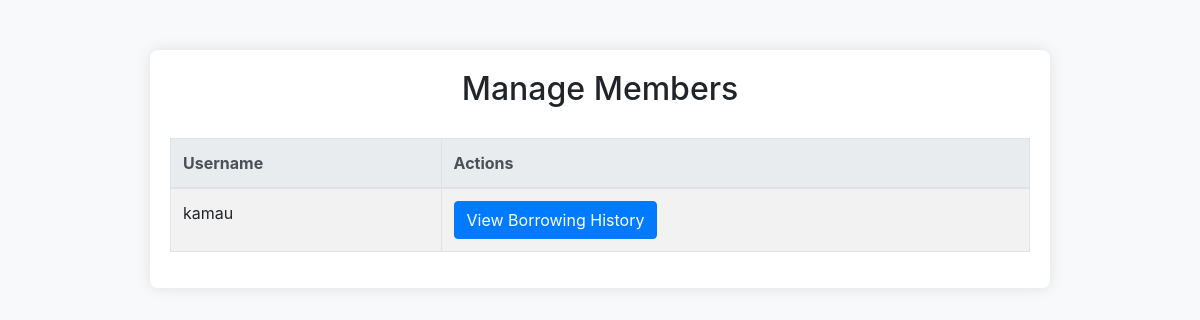
Page /manage_members on the earlier database version.
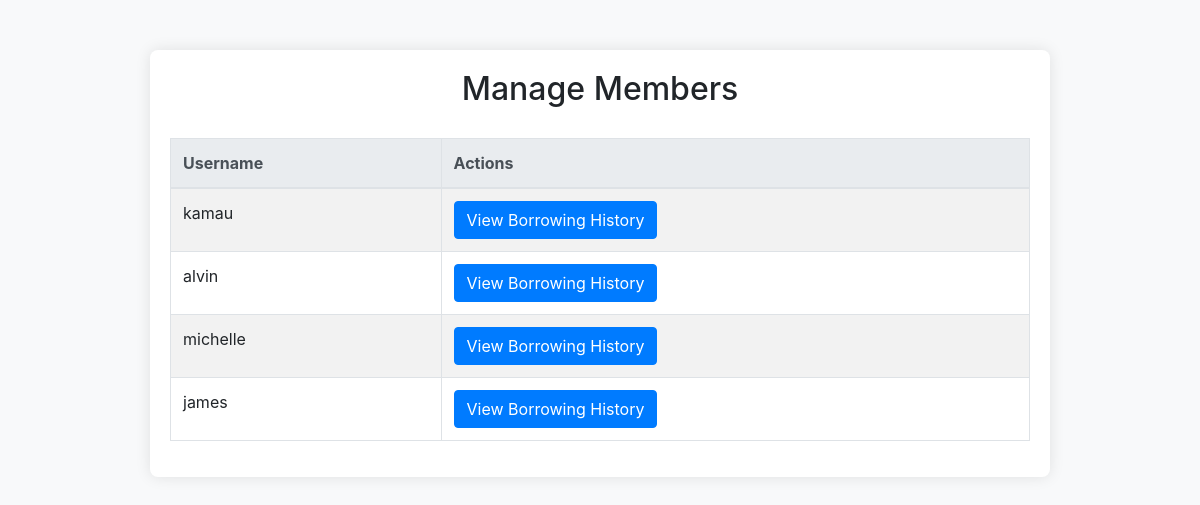
Same page on the later database version.
### models.py (models this page shows, shortened)
class Member(db.Model):
    id = db.Column(db.Integer, primary_key=True)
    username = db.Column(db.String(150), unique=True, nullable=False)
    password = db.Column(db.String(150), nullable=False)
    borrow_history = db.relationship('Loan', backref='member', lazy=True)

### app.py (the view)
@app.route('/manage_members')
def manage_members():
    members = Member.query.all()  # Retrieve all members
    return render_template('manage_members.html', members=members)

### templates/manage_members.html (shortened to what this page needs)
<!DOCTYPE html>
<html lang="en">
<head>
    <link href="https://stackpath.bootstrapcdn.com/bootstrap/4.5.2/css/bootstrap.min.css" rel="stylesheet">
</head>
<body>
<div class="container">
    <h2>Manage Members</h2>
    <table class="table table-striped table-bordered">
        <thead class="thead-light">
            <tr>
                <th>Username</th>
                <th>Actions</th>
            </tr>
        </thead>
        <tbody>
            {% for member in members %}
            <tr>
                <td>{{ member.username }}</td>
                <td><a href="{{ url_for('librarian_member_loans', member_id=member.id) }}" class="btn btn-primary">View Borrowing History</a></td>
            </tr>
            {% endfor %}
        </tbody>
    </table>
</div>
</body>
</html>

Differences in the rows shown:
added Member: username "alvin"
added Member: username "michelle"
added Member: username "james"
